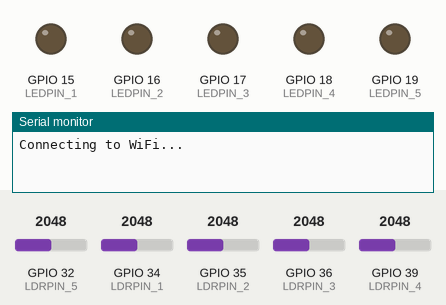
A sketch run on a simulated ESP32. Parts: output pins drawn as LEDs (lit = HIGH), the last lines printed to the serial monitor. The test bench sets the inputs (shaded band); at power-on: GPIO 32 (LDRPIN_5) = 2048, GPIO 34 (LDRPIN_1) = 2048, GPIO 35 (LDRPIN_2) = 2048, GPIO 36 (LDRPIN_3) = 2048, GPIO 39 (LDRPIN_4) = 2048. WiFi joins after 1.5 s; servers stay silent unless stated; uploads are accepted with an empty reply.

Above: at 0.1 s.
At 2.1 s:
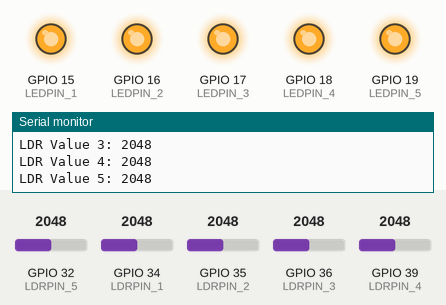
Timing chart, 0 to 3.6 s (numbered marks = the images above):
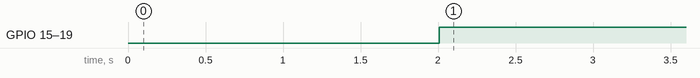

Measured:
- by itself, GPIO 15 (LEDPIN_1), GPIO 16 (LEDPIN_2), GPIO 17 (LEDPIN_3), GPIO 18 (LEDPIN_4), GPIO 19 (LEDPIN_5): LOW → HIGH at 2.0 s

The sketch:

esp32_updata_sms_dt_merge.ino
```cpp
#include <WiFi.h>
#include <HTTPClient.h>

const char* ssid = "your_wifi";
const char* password = "your_password";
const char* serverAddress = "streetlightmonitoring2024.000webhostapp.com";
const int serverPort = 80;
const char* endpointDatetime = "/datetime.php";
const char* endpoint = "/post-sensordata-all.php";
const char* endpointSendSMS = "/sendsms.php";
const char* phoneNumber = "639095080459";
char* imessage;

int nightmode = 0;

#define NUM_LEDS 5
#define LEDPIN_1 15
#define LEDPIN_2 16
#define LEDPIN_3 17
#define LEDPIN_4 18
#define LEDPIN_5 19
#define LDRPIN_1 34
#define LDRPIN_2 35
#define LDRPIN_3 36
#define LDRPIN_4 39
#define LDRPIN_5 32

enum LEDStatus {
  OFF = 0,
  ON = 1
};

LEDStatus ledStatus[NUM_LEDS] = {OFF, OFF, OFF, OFF, OFF};

WiFiClient client;

void setup() {
  Serial.begin(115200);

  pinMode(LEDPIN_1, OUTPUT);
  pinMode(LEDPIN_2, OUTPUT);
  pinMode(LEDPIN_3, OUTPUT);
  pinMode(LEDPIN_4, OUTPUT);
  pinMode(LEDPIN_5, OUTPUT);

  pinMode(LDRPIN_1, INPUT);
  pinMode(LDRPIN_2, INPUT);
  pinMode(LDRPIN_3, INPUT);
  pinMode(LDRPIN_4, INPUT);
  pinMode(LDRPIN_5, INPUT);

  connectToWiFi();
}

void loop() {
  // Read sensor values
  int sensorValue1 = analogRead(LDRPIN_1);
  int sensorValue2 = analogRead(LDRPIN_2);
  int sensorValue3 = analogRead(LDRPIN_3);
  int sensorValue4 = analogRead(LDRPIN_4);
  int sensorValue5 = analogRead(LDRPIN_5);

  // Print sensor values
  Serial.print("LDR Value 1: ");
  Serial.println(sensorValue1);
  Serial.print("LDR Value 2: ");
  Serial.println(sensorValue2);
  Serial.print("LDR Value 3: ");
  Serial.println(sensorValue3);
  Serial.print("LDR Value 4: ");
  Serial.println(sensorValue4);
  Serial.print("LDR Value 5: ");
  Serial.println(sensorValue5);

  // Set LED status based on sensor values
  digitalWrite(LEDPIN_1, (sensorValue1 > 500) ? HIGH : LOW);
  digitalWrite(LEDPIN_2, (sensorValue2 > 500) ? HIGH : LOW);
  digitalWrite(LEDPIN_3, (sensorValue3 > 500) ? HIGH : LOW);
  digitalWrite(LEDPIN_4, (sensorValue4 > 500) ? HIGH : LOW);
  digitalWrite(LEDPIN_5, (sensorValue5 > 500) ? HIGH : LOW);

  // Send sensor data to the server
  sendSensorData(ledStatus, sensorValue1, sensorValue2, sensorValue3, sensorValue4, sensorValue5);
  delay(10000);

  // Get and print datetime
  printDatetime();
  delay(10000);

  if (nightmode == 1) {
    Serial.println("Sending busted alert!");

    // Reset imessage
    if (imessage != nullptr) {
      delete[] imessage;
    }
    imessage = nullptr;

    // Allocate memory for imessage
    size_t bufferSize = 500; // Adjust buffer size as needed
    imessage = new char[bufferSize];
    strcpy(imessage, ""); // Initialize imessage as an empty string

    if (sensorValue1 > 500) {
      strcat(imessage, "post1(Bagani Campo) "); // Use strcat to concatenate strings
    }

    if (sensorValue2 > 500) {
      strcat(imessage, "post2(Bagani Gabor) ");
    }

    if (sensorValue3 > 500) {
      strcat(imessage, "post3(Oaig-Daya) ");
    }

    if (sensorValue4 > 500) {
      strcat(imessage, "post4(Bagani Ubbog) ");
    }

    if (sensorValue5 > 500) {
      strcat(imessage, "post5(Ayudante) ");
    }

    strcat(imessage, "busted bulb detected"); // Use strcat to concatenate strings

    // Send SMS
    sendSMS(imessage, phoneNumber);

    // Free memory for imessage
    delete[] imessage;
    imessage = nullptr;
    nightmode = 2;
  }

  delay(10000); // Adjust delay as needed
}

void connectToWiFi() {
  Serial.print("Connecting to WiFi...");
  WiFi.begin(ssid, password);

  while (WiFi.status() != WL_CONNECTED) {
    delay(1000);
    Serial.print(".");
  }

  Serial.println("WiFi connected");
}

void sendSensorData(LEDStatus statuses[], int sensorValue1, int sensorValue2, int sensorValue3, int sensorValue4, int sensorValue5) {
  if (!client.connect(serverAddress, serverPort)) {
    Serial.println("Connection failed.");
    delay(5000);
    return;
  }

  // Prepare data
  String postData = "statusforpostnum1=" + String(statuses[0] == ON ? "ON" : "OFF") +
                    "&statusforpostnum2=" + String(statuses[1] == ON ? "ON" : "OFF") +
                    "&statusforpostnum3=" + String(statuses[2] == ON ? "ON" : "OFF") +
                    "&statusforpostnum4=" + String(statuses[3] == ON ? "ON" : "OFF") +
                    "&statusforpostnum5=" + String(statuses[4] == ON ? "ON" : "OFF") +
                    "&Sensor1=" + String(sensorValue1) +
                    "&Sensor2=" + String(sensorValue2) +
                    "&Sensor3=" + String(sensorValue3) +
                    "&Sensor4=" + String(sensorValue4) +
                    "&Sensor5=" + String(sensorValue5);

  Serial.println("Sending data...");
  Serial.println(postData);

  // Send POST request
  client.print(String("POST ") + endpoint + " HTTP/1.1\r\n" +
               "Host: " + serverAddress + "\r\n" +
               "Content-Type: application/x-www-form-urlencoded\r\n" +
               "Content-Length: " + postData.length() + "\r\n" +
               "Connection: close\r\n" +
               "\r\n" + postData);

  delay(10);

  while (client.available()) {
    String line = client.readStringUntil('\r');
    Serial.print(line);
  }
  client.stop();
}

void printDatetime() {
  if (!client.connect(serverAddress, serverPort)) {
    Serial.println("Connection failed.");
    return;
  }

  // Make an HTTP GET request to fetch datetime
  HTTPClient http;
  http.begin(client, serverAddress, serverPort, endpointDatetime);
  int httpCode = http.GET();

  // Check for the response code
  if (httpCode > 0) {
    // Check for a valid response
    if (httpCode == HTTP_CODE_OK) {
      String payload = http.getString();
      Serial.println("Datetime: " + payload);

      // Extract hour from datetime
      int hourIndex = payload.indexOf(":");
      if (hourIndex != -1) {
        int hour = payload.substring(hourIndex - 2, hourIndex).toInt();
        if (hour >= 18 || hour < 6) {
          Serial.println("It's night");
          if(nightmode == 0) nightmode = 1;
        }
        else {
          nightmode = 0;
        }
      }
    } else {
      Serial.print("HTTP request failed with error code: ");
      Serial.println(httpCode);
    }
  } else {
    Serial.println("HTTP request failed.");
  }

  http.end();
}

void sendSMS(const char* message, const char* phoneNumber) {
  if (!client.connect(serverAddress, serverPort)) {
    Serial.println("Connection failed.");
    return;
  }

  // Construct the POST data
  String postData = "message=" + String(message) + "&to-number=" + String(phoneNumber);

  // Make an HTTP POST request to send SMS
  HTTPClient http;
  http.begin(client, serverAddress, serverPort, endpointSendSMS);
  http.addHeader("Content-Type", "application/x-www-form-urlencoded");
  int httpCode = http.POST(postData);

  // Check for the response code
  if (httpCode > 0) {
    // Check for a valid response
    if (httpCode == HTTP_CODE_OK) {
      Serial.println("SMS sent successfully");
    } else {
      Serial.print("HTTP request failed with error code: ");
      Serial.println(httpCode);
    }
  } else {
    Serial.println("HTTP request failed.");
  }

  http.end();
}
```
